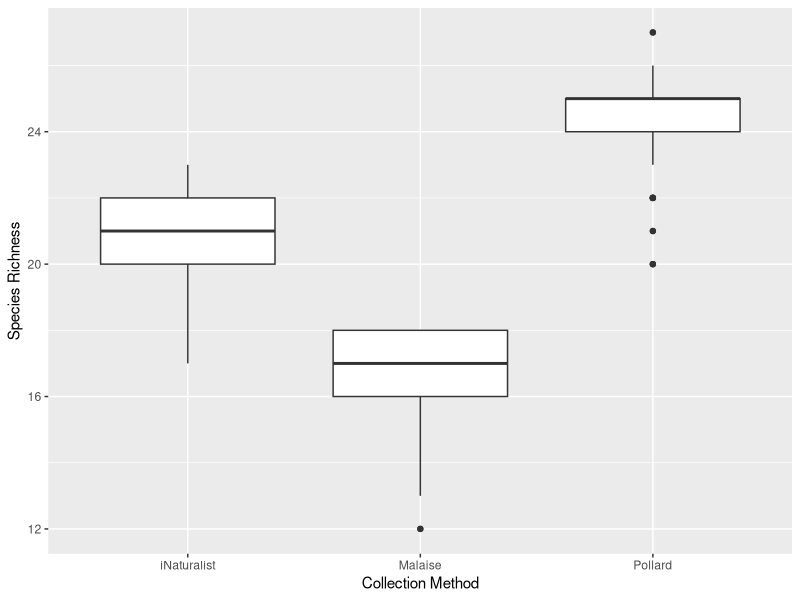
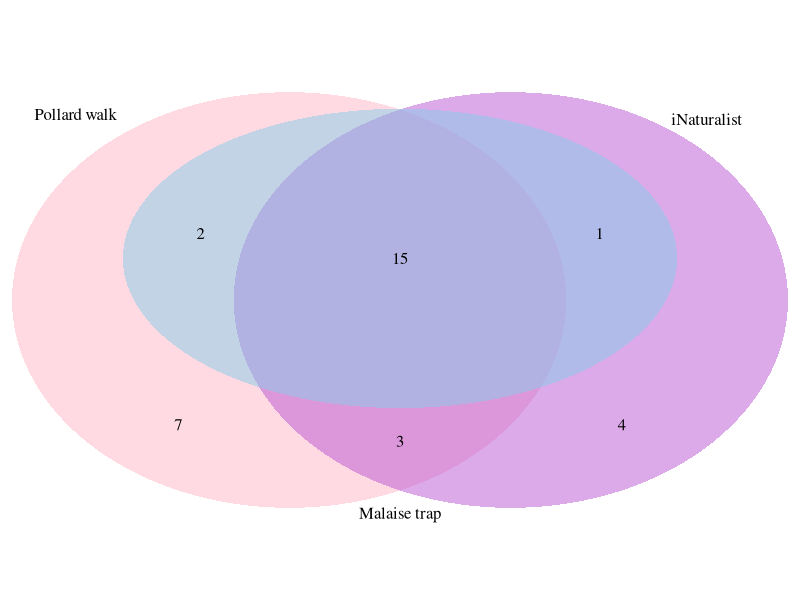

Source code (R) for these figures, in order:
## ---- chunk 1
knitr::opts_chunk$set(echo = TRUE)
## ---- chunk 2
library("tidyr")
library("ggplot2")
bioscan <- read.csv(file = "data/BioScanData.csv")

# Drop any rows missing data
bioscan <- na.omit(bioscan)

# Identify those columns with species data
species.cols <- c(5:33)
## ---- chunk 3
# Read in full data
inaturalist <- read.csv(file = "data/iNaturalist-clean.csv")

# Drop NAs (should have been done already, but just in case)
inaturalist <- na.omit(inaturalist)

# Determine boundaries of rectangle from Bioscan data
max.lon <- max(bioscan$Longitude)
min.lon <- min(bioscan$Longitude)
max.lat <- max(bioscan$Latitude)
min.lat <- min(bioscan$Latitude)

# Restrict iNaturalist data to that rectangle
inaturalist <- inaturalist[inaturalist$longitude >= min.lon &
                             inaturalist$longitude <= max.lon &
                             inaturalist$latitude >= min.lat &
                             inaturalist$latitude <= max.lat, ]
## ---- chunk 4
# We want to make species column in iNaturalist match the format as in bioscan 
# data: Genus_species
inaturalist$species <- gsub(pattern = " ", 
                            replacement = "_", 
                            x = as.character(inaturalist$species))

# And need to make two adjustments to iNaturalist species so they match with 
# taxonomy used by bioscan
inaturalist$species[inaturalist$species == "Icaricia_acmon"] <- "Plebejus_acmon"
inaturalist$species[inaturalist$species == "Paratrytone_melane"] <- "Poanes_melane"

# Turn it back into a factor, which also means we've dropped unused levels
inaturalist$species <- as.factor(inaturalist$species)
## ---- chunk 5
# Split the two bioscan data into separate data frames for easier bootstrapping
malaise <- bioscan[bioscan$Collection.Method == "Malaise", ]
pollard <- bioscan[bioscan$Collection.Method == "Pollard Walk", ]

# Set up size of bootstrap and data frame to collect results
num.samples <- 100
bootstrapped.df <- data.frame(id = 1:num.samples,
                              Malaise = NA,
                              Pollard = NA,
                              iNaturalist = NA)

for (i in 1:num.samples) {
  bs.malaise <- malaise[sample(x = 1:nrow(malaise), size = nrow(malaise), replace = TRUE), ]
  bootstrapped.df$Malaise[i] <- sum(colSums(x = bs.malaise[, species.cols]) > 0)

  bs.pollard <- pollard[sample(x = 1:nrow(pollard), size = nrow(pollard), replace = TRUE), ]
  bootstrapped.df$Pollard[i] <- sum(colSums(x = bs.pollard[, species.cols]) > 0)
  
  bs.inaturalist <- inaturalist[sample(x = 1:nrow(inaturalist), size = nrow(inaturalist), replace = TRUE), ]
  bootstrapped.df$iNaturalist[i] <- length(unique(bs.inaturalist$species))
}
## ---- chunk 6
bootstrap.long <- gather(data = bootstrapped.df, key = "Collection.Method", value = "Richness", -id)

richness.boxplot <- ggplot(data = bootstrap.long, mapping = aes(x = Collection.Method, y = Richness)) +
  geom_boxplot() +
  xlab(label = "Collection Method") + 
  ylab(label = "Species Richness")
print(richness.boxplot)
## ---- chunk 7
# Need to count the 7 categories
# Malise only
# Pollard only
# iNaturalist only
# Malaise + Pollard
# Malaise + iNaturalist
# Pollard + iNaturalist
# Malaise + Pollard + iNaturalist

# Start by pulling out species names for the two bioscans (only those with non-
# zero observations)
malaise.totals <- colSums(x = malaise[, species.cols])
malaise.species <- names(x = malaise.totals)[malaise.totals > 0]

pollard.totals <- colSums(x = pollard[, species.cols])
pollard.species <- names(x = pollard.totals)[pollard.totals > 0]

inaturalist.species <- unique(as.character(inaturalist$species))

all.species <- union(x = malaise.species,
                     y = union(x = pollard.species, y = inaturalist.species))

species.in.methods <- data.frame(species = all.species,
                                 malaise = all.species %in% malaise.species,
                                 pollard = all.species %in% pollard.species,
                                 inaturalist = all.species %in% inaturalist.species)
species.in.methods <- species.in.methods[order(species.in.methods$species), ]

# OMG this is so freaking ugly

malaise.only <- sum(species.in.methods$malaise & 
                      !species.in.methods$pollard &
                      !species.in.methods$inaturalist)
pollard.only <- sum(species.in.methods$pollard & 
                      !species.in.methods$malaise &
                      !species.in.methods$inaturalist)
inaturalist.only <- sum(species.in.methods$inaturalist & 
                          !species.in.methods$malaise &
                          !species.in.methods$pollard)
malaise.pollard <- sum(species.in.methods$malaise & 
                         species.in.methods$pollard)
malaise.inaturalist <- sum(species.in.methods$malaise & 
                             species.in.methods$inaturalist)
pollard.inaturalist <- sum(species.in.methods$pollard & 
                             species.in.methods$inaturalist)
# malaise.pollard <- sum(species.in.methods$malaise & 
#                          species.in.methods$pollard &
#                          !species.in.methods$inaturalist)
# malaise.inaturalist <- sum(species.in.methods$malaise & 
#                              species.in.methods$inaturalist &
#                              !species.in.methods$pollard)
# pollard.inaturalist <- sum(species.in.methods$pollard & 
#                              species.in.methods$inaturalist &
#                              !species.in.methods$malaise)
all.three <- sum(species.in.methods$malaise &
                   species.in.methods$pollard &
                   species.in.methods$inaturalist)
# install.packages("VennDiagram")
library("VennDiagram")
library("grid")
grid.newpage()
draw.triple.venn(area1 = length(malaise.species), 
                 area2 = length(pollard.species), 
                 area3 = length(inaturalist.species),
                 n12 = malaise.pollard,
                 n13 = malaise.inaturalist,
                 n23 = pollard.inaturalist,
                 n123 = all.three,
                 category = c("Malaise trap", "Pollard walk", "iNaturalist"),
                 lty = "blank",
                 fill = c("skyblue", "pink1", "mediumorchid"))
